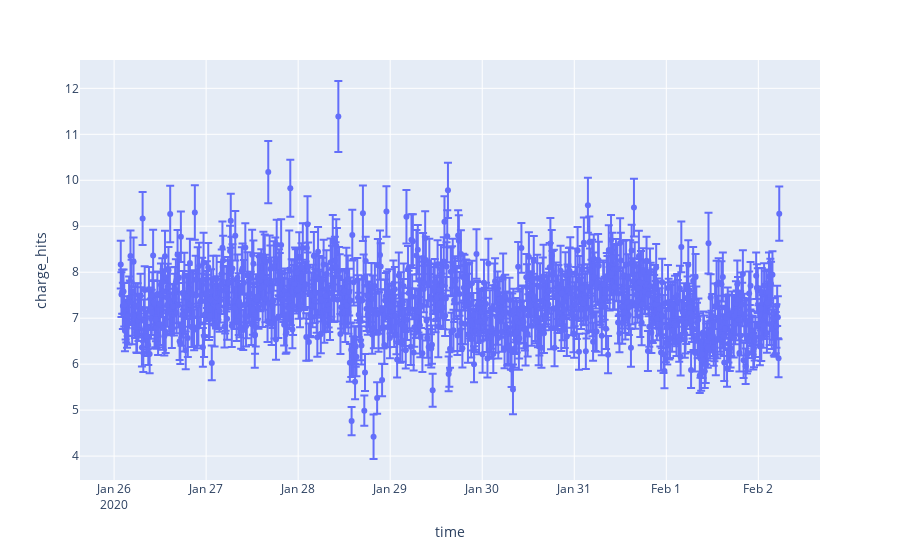

Here is the notebook cell this chart was saved with:
### Code cell
fig.show()

### Figure 1 — Plotly figure (JSON) as saved in the notebook; plotly's stock layout.template omitted (floating-point values rounded to 4 significant figures; data arrays with more than 128 entries replaced by an {"elided": "..."} marker saying what was removed)
{"data": [{"customdata": {"elided": "946x1 int values"}, "error_y": {"array": {"elided": "946 float values"}}, "hovertemplate": "time=%{x}<br>charge_hits=%{y}<br>triggers=%{customdata[0]}<extra></extra>", "legendgroup": "", "marker": {"color": "#636efa", "symbol": "circle"}, "mode": "markers", "name": "", "orientation": "v", "showlegend": false, "type": "scatter", "x": {"elided": "946 str values"}, "xaxis": "x", "y": {"elided": "946 float values"}, "yaxis": "y"}], "layout": {"legend": {"tracegroupgap": 0}, "margin": {"t": 60}, "xaxis": {"anchor": "y", "domain": [0, 1], "title": {"text": "time"}}, "yaxis": {"anchor": "x", "domain": [0, 1], "title": {"text": "charge_hits"}}}}
